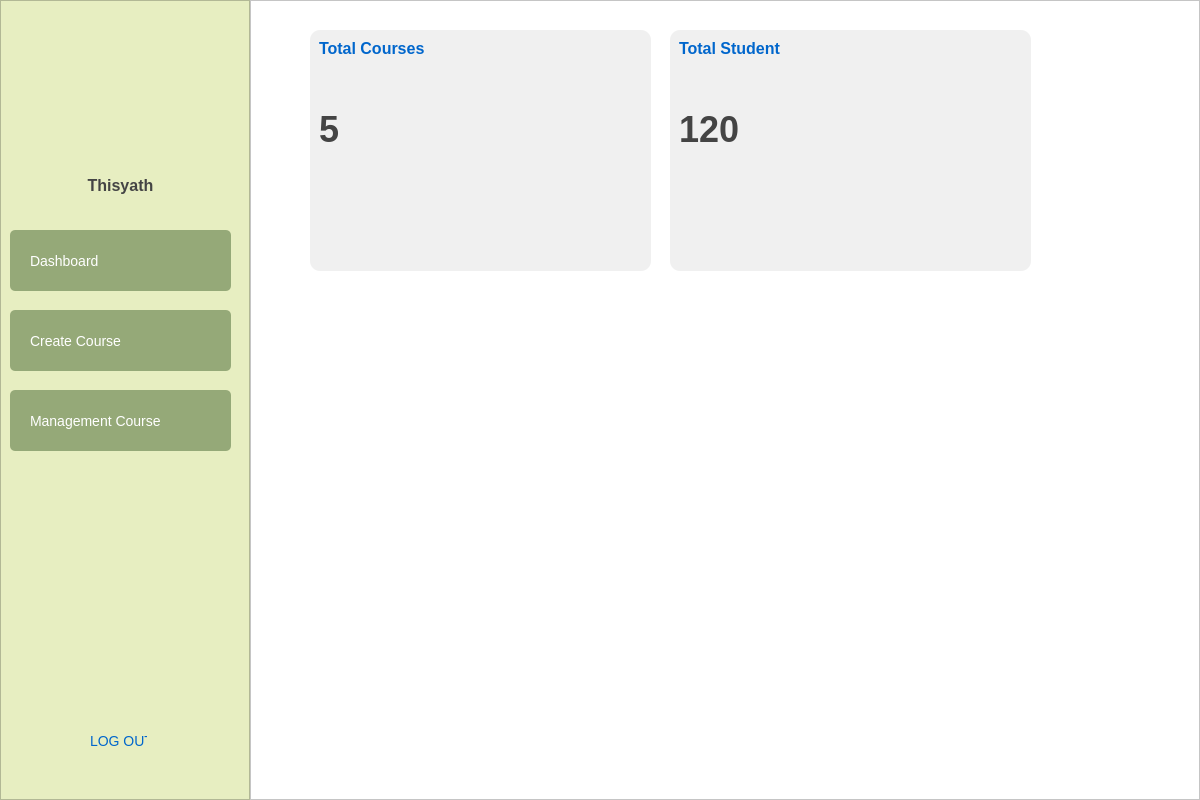
<?xml version="1.0" encoding="UTF-8"?>
<ui version="4.0">
 <class>TeacherDashboard</class>
 <widget class="QMainWindow" name="TeacherDashboard">
  <property name="geometry">
   <rect>
    <x>0</x>
    <y>0</y>
    <width>1200</width>
    <height>800</height>
   </rect>
  </property>
  <property name="minimumSize">
   <size>
    <width>1200</width>
    <height>800</height>
   </size>
  </property>
  <property name="windowTitle">
   <string>Learn Up! - Teacher Dashboard</string>
  </property>
  <widget class="QWidget" name="centralwidget">
   <layout class="QHBoxLayout" name="horizontalLayout">
    <property name="spacing">
     <number>0</number>
    </property>
    <property name="leftMargin">
     <number>0</number>
    </property>
    <property name="topMargin">
     <number>0</number>
    </property>
    <property name="rightMargin">
     <number>0</number>
    </property>
    <property name="bottomMargin">
     <number>0</number>
    </property>
    <item>
     <widget class="QFrame" name="sidebar">
      <property name="minimumSize">
       <size>
        <width>250</width>
        <height>0</height>
       </size>
      </property>
      <property name="maximumSize">
       <size>
        <width>250</width>
        <height>16777215</height>
       </size>
      </property>
      <property name="styleSheet">
       <string notr="true">QFrame#sidebar {
	background-color: #E7EEC1;
}

QLabel#profileImage {
	background-color: #95A978;
	border-radius: 60px;
}

QLabel#teacherName {
	color: #444444;
	font-size: 16px;
	font-weight: bold;
}

QPushButton {
	background-color: #95A978;
	color: white;
	text-align: left;
	padding: 12px 20px;
	border: none;
	border-radius: 5px;
	font-size: 14px;
}

QPushButton:hover {
	background-color: #7C8F60;
}

QPushButton#logoutBtn {
	background-color: transparent;
	color: #0066CC;
}</string>
      </property>
      <property name="frameShape">
       <enum>QFrame::StyledPanel</enum>
      </property>
      <property name="frameShadow">
       <enum>QFrame::Raised</enum>
      </property>
      <widget class="QPushButton" name="dashboardBtn">
       <property name="geometry">
        <rect>
         <x>10</x>
         <y>230</y>
         <width>221</width>
         <height>61</height>
        </rect>
       </property>
       <property name="text">
        <string>Dashboard</string>
       </property>
      </widget>
      <widget class="QPushButton" name="createCourseBtn">
       <property name="geometry">
        <rect>
         <x>10</x>
         <y>310</y>
         <width>221</width>
         <height>61</height>
        </rect>
       </property>
       <property name="text">
        <string>Create Course</string>
       </property>
      </widget>
      <widget class="QPushButton" name="managementBtn">
       <property name="geometry">
        <rect>
         <x>10</x>
         <y>390</y>
         <width>221</width>
         <height>61</height>
        </rect>
       </property>
       <property name="text">
        <string>Management Course</string>
       </property>
      </widget>
      <widget class="QPushButton" name="logoutBtn">
       <property name="geometry">
        <rect>
         <x>70</x>
         <y>720</y>
         <width>97</width>
         <height>41</height>
        </rect>
       </property>
       <property name="text">
        <string>LOG OUT</string>
       </property>
      </widget>
      <widget class="QLabel" name="teacherName">
       <property name="geometry">
        <rect>
         <x>40</x>
         <y>170</y>
         <width>161</width>
         <height>31</height>
        </rect>
       </property>
       <property name="text">
        <string>Thisyath</string>
       </property>
       <property name="alignment">
        <set>Qt::AlignCenter</set>
       </property>
      </widget>
      <widget class="QLabel" name="profilTeacher">
       <property name="geometry">
        <rect>
         <x>60</x>
         <y>20</y>
         <width>131</width>
         <height>131</height>
        </rect>
       </property>
       <property name="text">
        <string/>
       </property>
       <property name="pixmap">
        <pixmap>../../../Downloads/profilTeacher.png</pixmap>
       </property>
       <property name="scaledContents">
        <bool>true</bool>
       </property>
      </widget>
     </widget>
    </item>
    <item>
     <widget class="QFrame" name="mainContent">
      <property name="styleSheet">
       <string notr="true">QFrame#mainContent {
	background-color: white;
}

QFrame.statsCard {
	background-color: #F0F0F0;
	border-radius: 10px;
}

QLabel.statsTitle {
	color: #0066CC;
	font-size: 16px;
	font-weight: bold;
}

QLabel.statsValue {
	color: #444444;
	font-size: 36px;
	font-weight: bold;
}</string>
      </property>
      <property name="frameShape">
       <enum>QFrame::StyledPanel</enum>
      </property>
      <property name="frameShadow">
       <enum>QFrame::Raised</enum>
      </property>
      <widget class="QFrame" name="coursesCard">
       <property name="geometry">
        <rect>
         <x>60</x>
         <y>30</y>
         <width>341</width>
         <height>241</height>
        </rect>
       </property>
       <property name="minimumSize">
        <size>
         <width>0</width>
         <height>150</height>
        </size>
       </property>
       <property name="styleSheet">
        <string notr="true">background-color: #F0F0F0;
border-radius: 10px;</string>
       </property>
       <widget class="QLabel" name="coursesTitle">
        <property name="geometry">
         <rect>
          <x>9</x>
          <y>9</y>
          <width>112</width>
          <height>19</height>
         </rect>
        </property>
        <property name="styleSheet">
         <string notr="true">color: #0066CC;
font-size: 16px;
font-weight: bold;</string>
        </property>
        <property name="text">
         <string>Total Courses</string>
        </property>
       </widget>
       <widget class="QLabel" name="coursesValue">
        <property name="geometry">
         <rect>
          <x>9</x>
          <y>78</y>
          <width>23</width>
          <height>43</height>
         </rect>
        </property>
        <property name="styleSheet">
         <string notr="true">color: #444444;
font-size: 36px;
font-weight: bold;</string>
        </property>
        <property name="text">
         <string>5</string>
        </property>
       </widget>
      </widget>
      <widget class="QFrame" name="studentsCard">
       <property name="geometry">
        <rect>
         <x>420</x>
         <y>30</y>
         <width>361</width>
         <height>241</height>
        </rect>
       </property>
       <property name="minimumSize">
        <size>
         <width>0</width>
         <height>150</height>
        </size>
       </property>
       <property name="styleSheet">
        <string notr="true">background-color: #F0F0F0;
border-radius: 10px;</string>
       </property>
       <widget class="QLabel" name="studentsTitle">
        <property name="geometry">
         <rect>
          <x>9</x>
          <y>9</y>
          <width>112</width>
          <height>19</height>
         </rect>
        </property>
        <property name="styleSheet">
         <string notr="true">color: #0066CC;
font-size: 16px;
font-weight: bold;</string>
        </property>
        <property name="text">
         <string>Total Student</string>
        </property>
       </widget>
       <widget class="QLabel" name="studentsValue">
        <property name="enabled">
         <bool>true</bool>
        </property>
        <property name="geometry">
         <rect>
          <x>9</x>
          <y>78</y>
          <width>69</width>
          <height>43</height>
         </rect>
        </property>
        <property name="styleSheet">
         <string notr="true">color: #444444;
font-size: 36px;
font-weight: bold;</string>
        </property>
        <property name="text">
         <string>120</string>
        </property>
       </widget>
      </widget>
     </widget>
    </item>
   </layout>
  </widget>
 </widget>
 <resources/>
 <connections/>
</ui>
